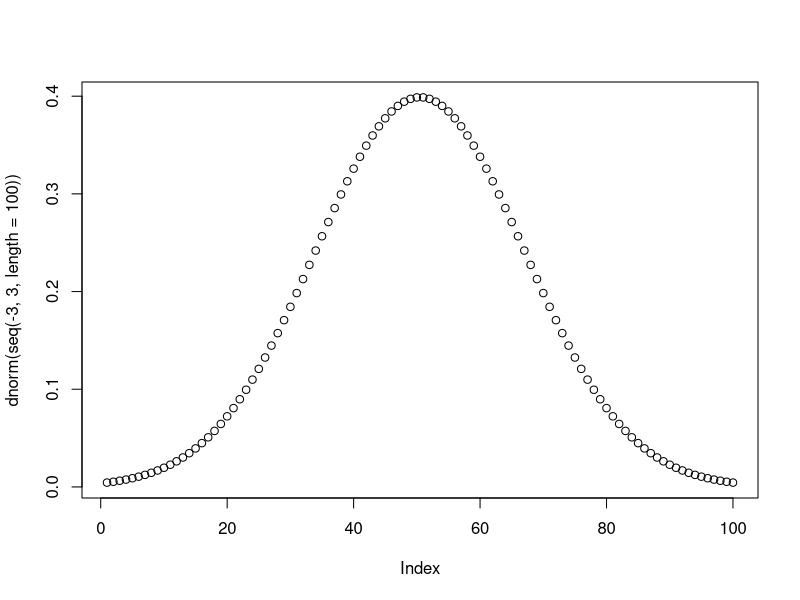
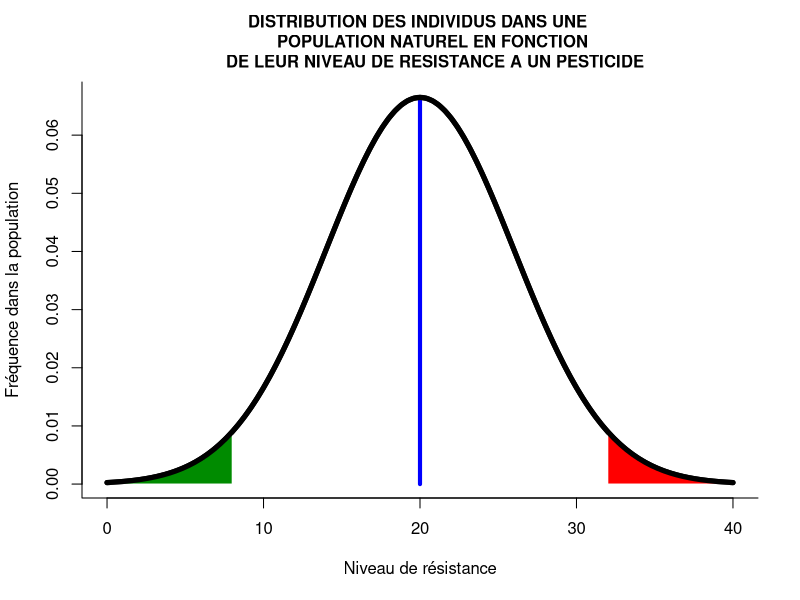

These figures' R source, in order:
###############################################################################
###############################################################################
#Script for the figure of the resistance distribution and evolution
###############################################################################
###############################################################################




#distribution of the level of resistance in the pest population
plot(dnorm(seq(-3,3,length=100)))



#the distribution of the quantitative resistance in a natural population
curve(dnorm(x, mean=20, sd=6),from=0,to=40,lwd=5,
      xlab="Niveau de résistance",
      ylab="Fréquence dans la population",n=10000,
      cex.lab=1,bty="l",main="DISTRIBUTION DES INDIVIDUS DANS UNE 
      POPULATION NATUREL EN FONCTION 
      DE LEUR NIVEAU DE RESISTANCE A UN PESTICIDE",cex.main=1,cex.axis=1)
#adding the mean on the plot
segments(20,0,20,dnorm(0,sd=6),col='blue',lwd=4)
#adding the 
M<-20
EcarT<-6
xmin<-32
xmax<-40
X<-seq(xmin, xmax, length=1000)
Y<-dnorm(X, mean=M, sd=EcarT)
XX<-c(xmin,X,xmax,xmax,xmin)
YY<-c(0,Y,dnorm(xmax, mean=M,sd=EcarT),0,0)
polygon(XX,YY, border = 0,col="red")

xmin<-0
xmax<-8
X<-seq(xmin, xmax, length=1000)
Y<-dnorm(X, mean=M, sd=EcarT)
XX<-c(xmin,X,xmax,xmax,xmin)
YY<-c(0,Y,dnorm(xmax, mean=M,sd=EcarT),0,0)
polygon(XX,YY, border = 0,col="green4")


curve(dnorm(x, mean=20, sd=6),from=0,to=40,lwd=5,add=TRUE)
